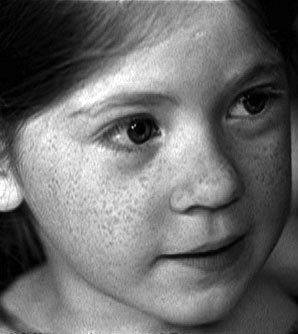
#> input picture U7/img8.jpg, 298 x 334 px, given in place of the camera
$ python 'test 滤波器的综合对比.py'
#> lines starting #> are read from the running program, lines starting #| are printed output that depends on the picture
# coding=gbk
import cv2 as cv
import numpy as np

def nothing(x):
    pass
cap = cv.VideoCapture(0) # 参数0代表内置摄像头
cv.namedWindow('windows')
cv.createTrackbar('ks','windows',3,31,nothing)  # 创建滑动条
font = cv.FONT_HERSHEY_SIMPLEX
while cap.isOpened():
    ret,frame = cap.read()   # ret 帧,frame 图片
#> frame is the input picture: shape (334, 298, 3); min 0, max 255, mean 108.8
    # 尺寸
    frame = cv.resize(frame,None,fx=0.5,fy=0.5,interpolation=cv.INTER_LINEAR)
#> frame: shape (167, 149, 3)
    ks = cv.getTrackbarPos('ks','windows')
    # 保证ks为正奇数
    ks = ks if ks%2==1 else ks+1
    # 卷积核
    kernel = np.ones((ks,ks),np.float32)/(ks*ks)
    # 2D卷积
    filter2D = cv.filter2D(frame,-1,kernel)   # -1根据核进行计算
    # 写字
    filter2D = cv.putText(filter2D,'filter2d',(20,20),font,0.65,(255,255,255),2)
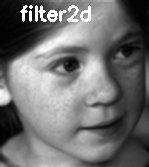
#> filter2D: shape (167, 149, 3); min 1, max 255, mean 112.8
    # 均值模糊
    blur = cv.blur(frame,(ks,ks))
    blur = cv.putText(blur, 'blur',(20, 20), font, 0.65, (255, 255, 255), 2)
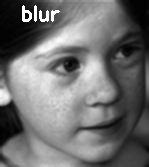
#> blur: shape (167, 149, 3); min 1, max 255, mean 111.3
    # 高斯模糊
    gblur = cv.GaussianBlur(frame,(ks,ks),0)
    gblur = cv.putText(gblur,'gblur',(20, 20), font, 0.65, (255, 255, 255), 2)
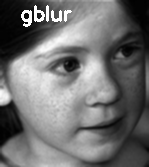
#> gblur: shape (167, 149, 3); min 1, max 255, mean 112.1
    # 中值模糊
    medianblur = cv.medianBlur(frame,ks)  # ks为正奇数
    medianblur = cv.putText(medianblur,'medianblur',(20, 20), font, 0.65, (255, 255, 255), 2)
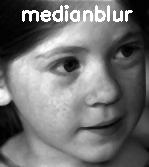
#> medianblur: shape (167, 149, 3); min 0, max 255, mean 113.9
    # 双边滤波
    bfilter = cv.bilateralFilter(frame,-1,2*ks,int(0.7*ks))
    bfilter = cv.putText(bfilter,'bfilter',(20,20),font,0.65,(255,255,255),2)
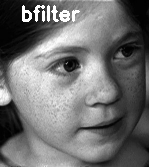
#> bfilter: shape (167, 149, 3); min 1, max 255, mean 112.3

    # 拼接
    hs1 = np.hstack((frame,blur,filter2D))
    hs2 = np.hstack((gblur,medianblur,bfilter))
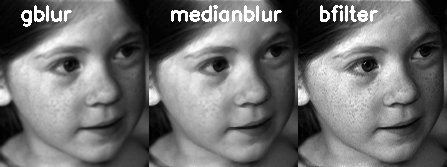
#> hs2: shape (167, 447, 3); min 0, max 255, mean 112.8

    vs = np.vstack((hs1,hs2))
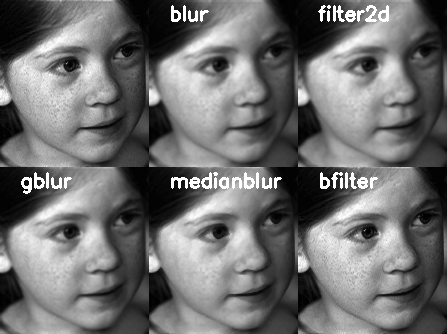
#> vs: shape (334, 447, 3); min 0, max 255, mean 111.9
    cv.imshow('windows',vs)
    k = cv.waitKey(25)
#> (key Esc is pressed here)

cv.destroyAllWindows()
